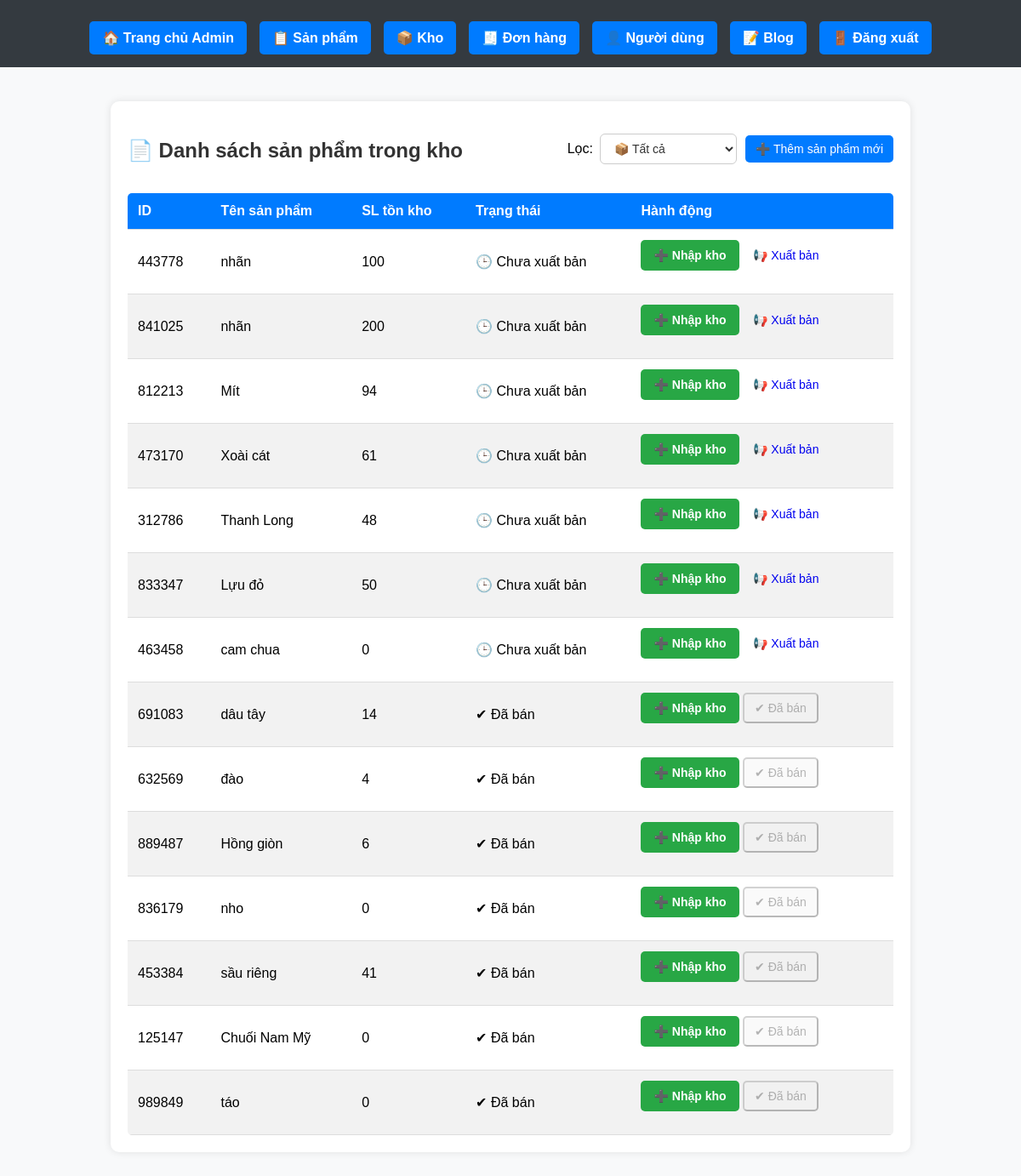
The app's page /admin/manage_inventory.php (signed in) with its own data.
### tables this page shows
CREATE TABLE `products` (
  `product_id` int(6) NOT NULL,
  `name` varchar(255) NOT NULL,
  `selling_price` decimal(10,2) DEFAULT NULL,
  `description` text DEFAULT NULL,
  `category` varchar(100) NOT NULL DEFAULT 'Chung',
  `discount` decimal(5,2) NOT NULL DEFAULT 0.00,
  `image_url` varchar(255) DEFAULT NULL,
  `created_at` timestamp NOT NULL DEFAULT current_timestamp(),
  `visibility` enum('public','private') DEFAULT 'public',
  `stock_quantity` int(11) DEFAULT 0,
  `unit` varchar(10) NOT NULL DEFAULT 'kg',
  `status` enum('selling','not_selling') DEFAULT 'not_selling'
);

### admin/manage_inventory.php (the view, shortened to what this page needs)
<?php
require_once __DIR__ . '/../database/db_connect.php';
?>
<!DOCTYPE html>
<html lang="vi">
<head>
    <link rel="stylesheet" href="../assets/css/admin.css">
</head>
<body>
<?php include_once __DIR__ . '/nav_admin.php'; ?>
<section>
<div style="display: flex; justify-content: space-between; align-items: center; margin-bottom: 1rem;">
    <h3>📄 Danh sách sản phẩm trong kho</h3>
    <div style="display: flex; gap: 10px; align-items: center;">
        <form method="get" style="display: flex; align-items: center;">
            <label for="filter" style="margin-right: 8px; font-weight: 500;">Lọc:</label>
            <select name="filter" id="filter" class="filter-select" onchange="this.form.submit()">
                <option value="">📦 Tất cả</option>
            </select>
        </form>
        <a class="btn btn-primary" href="add_new_product.php">➕ Thêm sản phẩm mới</a>
    </div>
</div>
    <?php
    $condition = '';
    $query = "SELECT product_id, name, stock_quantity, status
              FROM products
              $condition
              ORDER BY
                CASE WHEN status = 'not_selling' THEN 0 ELSE 1 END,
                created_at DESC";
    $result = $conn->query($query);
    ?>
    <?php if ($result && $result->num_rows > 0): ?>
        <table class="admin-table">
            <thead>
                <tr>
                    <th>ID</th>
                    <th>Tên sản phẩm</th>
                    <th>SL tồn kho</th>
                    <th>Trạng thái</th>
                    <th>Hành động</th>
                </tr>
            </thead>
            <tbody>
                <?php while ($row = $result->fetch_assoc()): ?>
                <tr>
                    <td><?= htmlspecialchars($row['product_id']) ?></td>
                    <td><?= htmlspecialchars($row['name']) ?></td>
                    <td><?= (int)$row['stock_quantity'] ?></td>
                    <td>
                        <?php if ($row['status'] === 'selling'): ?>
                            <span class="badge-success">✔ Đã bán</span>
                        <?php else: ?>
                            <span class="badge-warning">🕒 Chưa xuất bản</span>
                        <?php endif; ?>
                    </td>
                    <td>
                        <a class="btn btn-success" href="import_product.php?id=<?= $row['product_id'] ?>">➕ Nhập kho</a>
                        <?php if ($row['status'] === 'not_selling'): ?>
                            <a class="btn btn-info" href="publish_product.php?id=<?= $row['product_id'] ?>">📢 Xuất bản</a>
                        <?php else: ?>
                            <button class="btn btn-secondary" disabled>✔ Đã bán</button>
                        <?php endif; ?>
                    </td>
                </tr>
                <?php endwhile; ?>
            </tbody>
        </table>
    <?php else: ?>
        <p class="error-message">❌ Không có sản phẩm nào!</p>
    <?php endif; ?>
</section>
</body>
</html>

### assets/css/admin.css (style rules this page uses)
body { font-family: Arial, sans-serif; background-color: #f8f9fa; margin: 0; padding: 0; }
section { max-width: 900px; margin: 40px auto; padding: 20px; background: white; border-radius: 10px; box-shadow: 0 0 10px rgba(0, 0, 0, 0.1); }
h3 { text-align: center; color: #333; font-size: 24px; font-weight: bold; margin-bottom: 20px; }
.admin-table { width: 100%; border-collapse: collapse; background: #fff; border-radius: 5px; overflow: hidden; }
.admin-table th, .admin-table td { padding: 12px; text-align: left; border-bottom: 1px solid #ddd; }
.admin-table th { background: #007bff; color: #fff; }
.admin-table tr:nth-child(even) { background: #f2f2f2; }
.btn { text-decoration: none; padding: 8px 12px; border-radius: 5px; font-size: 14px; display: inline-block; text-align: center; }
.btn-primary { background: #007bff; color: white; }
.btn-success { display: inline-block; padding: 10px 15px; background: #28a745; color: white; text-decoration: none; border-radius: 5px; margin-bottom: 15px; font-weight: bold; }
.filter-select { padding: 8px 12px; font-size: 14px; border: 1px solid #ccc; border-radius: 6px; background-color: #fff; color: #333; cursor: pointer; transition: border-color 0.3s ease, box-shadow 0.3s ease; }

### records on screen
products: product_id "443778", name "nhãn", stock_quantity "100", status "🕒 Chưa xuất bản"
products: product_id "841025", name "nhãn", stock_quantity "200", status "🕒 Chưa xuất bản"
products: product_id "812213", name "Mít", stock_quantity "94", status "🕒 Chưa xuất bản"
products: product_id "473170", name "Xoài cát", stock_quantity "61", status "🕒 Chưa xuất bản"
products: product_id "312786", name "Thanh Long", stock_quantity "48", status "🕒 Chưa xuất bản"
products: product_id "833347", name "Lựu đỏ", stock_quantity "50", status "🕒 Chưa xuất bản"
products: product_id "463458", name "cam chua", stock_quantity "0", status "🕒 Chưa xuất bản"
products: product_id "691083", name "dâu tây", stock_quantity "14", status "✔ Đã bán"
products: product_id "632569", name "đào", stock_quantity "4", status "✔ Đã bán"
products: product_id "889487", name "Hồng giòn", stock_quantity "6", status "✔ Đã bán"
products: product_id "836179", name "nho", stock_quantity "0", status "✔ Đã bán"
products: product_id "453384", name "sầu riêng", stock_quantity "41", status "✔ Đã bán"
products: product_id "125147", name "Chuối Nam Mỹ", stock_quantity "0", status "✔ Đã bán"
products: product_id "989849", name "táo", stock_quantity "0", status "✔ Đã bán"
